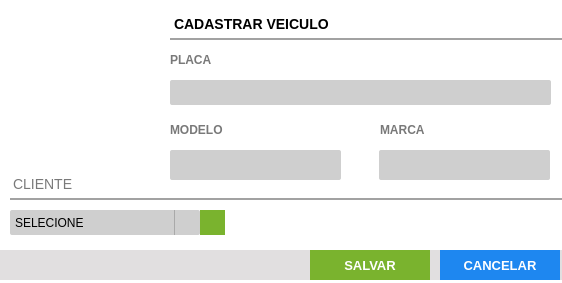
<?xml version="1.0" encoding="UTF-8"?>
<ui version="4.0">
 <class>ct_FormVeiculos</class>
 <widget class="QFrame" name="ct_FormVeiculos">
  <property name="windowModality">
   <enum>Qt::WindowModal</enum>
  </property>
  <property name="geometry">
   <rect>
    <x>0</x>
    <y>0</y>
    <width>562</width>
    <height>283</height>
   </rect>
  </property>
  <property name="maximumSize">
   <size>
    <width>662</width>
    <height>432</height>
   </size>
  </property>
  <property name="acceptDrops">
   <bool>false</bool>
  </property>
  <property name="windowTitle">
   <string>Cadastro de Veiculos</string>
  </property>
  <property name="frameShape">
   <enum>QFrame::StyledPanel</enum>
  </property>
  <property name="frameShadow">
   <enum>QFrame::Raised</enum>
  </property>
  <widget class="QFrame" name="fr_Form_Veiculos">
   <property name="geometry">
    <rect>
     <x>0</x>
     <y>0</y>
     <width>661</width>
     <height>321</height>
    </rect>
   </property>
   <property name="focusPolicy">
    <enum>Qt::StrongFocus</enum>
   </property>
   <property name="accessibleName">
    <string>Cadastro de Veiculos</string>
   </property>
   <property name="styleSheet">
    <string notr="true">background: #FFF;
border: none</string>
   </property>
   <widget class="QLabel" name="lb_FormProdutos">
    <property name="geometry">
     <rect>
      <x>170</x>
      <y>10</y>
      <width>780</width>
      <height>30</height>
     </rect>
    </property>
    <property name="styleSheet">
     <string notr="true">QLabel{
font-size: 14px;
font-family: &quot;Arial&quot;;
font-weight: bold;

border-bottom: 2px solid #A2A2A2
}</string>
    </property>
    <property name="text">
     <string>CADASTRAR VEICULO</string>
    </property>
   </widget>
   <widget class="QLabel" name="lb_FormProdutos_2">
    <property name="geometry">
     <rect>
      <x>170</x>
      <y>50</y>
      <width>150</width>
      <height>20</height>
     </rect>
    </property>
    <property name="styleSheet">
     <string notr="true">QLabel{
font-size: 12px;
font-family: &quot;Arial Unicode MS&quot;;
font-weight: bold;
color: #797979
}</string>
    </property>
    <property name="text">
     <string>PLACA</string>
    </property>
   </widget>
   <widget class="QLineEdit" name="tx_placa">
    <property name="geometry">
     <rect>
      <x>170</x>
      <y>80</y>
      <width>381</width>
      <height>25</height>
     </rect>
    </property>
    <property name="focusPolicy">
     <enum>Qt::WheelFocus</enum>
    </property>
    <property name="styleSheet">
     <string notr="true">QLineEdit{
background: #CFCFCF;
border-radius: 2px;
color: #000;
font: 13px &quot;Arial&quot; ;
text-transform: uppercase;
}
QLineEdit:Focus {
border: 1px solid red;
}</string>
    </property>
    <property name="inputMethodHints">
     <set>Qt::ImhNone</set>
    </property>
    <property name="placeholderText">
     <string/>
    </property>
   </widget>
   <widget class="QLabel" name="lb_FormProdutos_8">
    <property name="geometry">
     <rect>
      <x>10</x>
      <y>170</y>
      <width>960</width>
      <height>30</height>
     </rect>
    </property>
    <property name="styleSheet">
     <string notr="true">QLabel{
font-size: 14px;
font-family: &quot;Arial&quot;;
font-weight: normal;

border-bottom: 2px solid #A2A2A2;
color: #797979
}</string>
    </property>
    <property name="text">
     <string>CLIENTE</string>
    </property>
   </widget>
   <widget class="QFrame" name="fr_BotoesFormProdutos">
    <property name="geometry">
     <rect>
      <x>-100</x>
      <y>250</y>
      <width>1000</width>
      <height>30</height>
     </rect>
    </property>
    <property name="styleSheet">
     <string notr="true">background:#E1DFE0;
border: none;</string>
    </property>
    <widget class="QPushButton" name="bt_cancelar">
     <property name="geometry">
      <rect>
       <x>540</x>
       <y>0</y>
       <width>120</width>
       <height>30</height>
      </rect>
     </property>
     <property name="font">
      <font>
       <pointsize>10</pointsize>
       <weight>75</weight>
       <bold>true</bold>
      </font>
     </property>
     <property name="cursor">
      <cursorShape>PointingHandCursor</cursorShape>
     </property>
     <property name="focusPolicy">
      <enum>Qt::NoFocus</enum>
     </property>
     <property name="contextMenuPolicy">
      <enum>Qt::ActionsContextMenu</enum>
     </property>
     <property name="styleSheet">
      <string notr="true">QPushButton {
background-color: #1E87F0;
color: #FFF
 }
QPushButton:hover{
background-color: #40a286
}</string>
     </property>
     <property name="text">
      <string>CANCELAR</string>
     </property>
     <property name="iconSize">
      <size>
       <width>75</width>
       <height>35</height>
      </size>
     </property>
    </widget>
    <widget class="QPushButton" name="bt_salvar">
     <property name="geometry">
      <rect>
       <x>410</x>
       <y>0</y>
       <width>120</width>
       <height>30</height>
      </rect>
     </property>
     <property name="font">
      <font>
       <family>Tahoma</family>
       <pointsize>10</pointsize>
       <weight>75</weight>
       <bold>true</bold>
      </font>
     </property>
     <property name="cursor">
      <cursorShape>PointingHandCursor</cursorShape>
     </property>
     <property name="focusPolicy">
      <enum>Qt::NoFocus</enum>
     </property>
     <property name="contextMenuPolicy">
      <enum>Qt::ActionsContextMenu</enum>
     </property>
     <property name="styleSheet">
      <string notr="true">QPushButton {
background-color: #7AB32E;
color: #FFF
 }
QPushButton:hover{
background-color: #40a286
}</string>
     </property>
     <property name="text">
      <string>SALVAR</string>
     </property>
     <property name="iconSize">
      <size>
       <width>75</width>
       <height>35</height>
      </size>
     </property>
    </widget>
   </widget>
   <widget class="QLabel" name="lb_qtdeMin">
    <property name="geometry">
     <rect>
      <x>890</x>
      <y>350</y>
      <width>40</width>
      <height>35</height>
     </rect>
    </property>
    <property name="text">
     <string/>
    </property>
   </widget>
   <widget class="QLabel" name="label_2">
    <property name="geometry">
     <rect>
      <x>0</x>
      <y>50</y>
      <width>150</width>
      <height>71</height>
     </rect>
    </property>
    <property name="text">
     <string/>
    </property>
    <property name="pixmap">
     <pixmap>../Imagens/truck.png</pixmap>
    </property>
    <property name="alignment">
     <set>Qt::AlignCenter</set>
    </property>
   </widget>
   <widget class="QLineEdit" name="tx_PorcentagemVarejo">
    <property name="geometry">
     <rect>
      <x>170</x>
      <y>360</y>
      <width>60</width>
      <height>30</height>
     </rect>
    </property>
    <property name="focusPolicy">
     <enum>Qt::WheelFocus</enum>
    </property>
    <property name="styleSheet">
     <string notr="true">QLineEdit{
background: #FFF;
border-radius: 2px;
color: #7AB32E;
font: 20px &quot;Arial&quot; ;
font-weight: bold
}
QLineEdit:Focus {
border: 1px solid red;
}</string>
    </property>
    <property name="text">
     <string/>
    </property>
    <property name="alignment">
     <set>Qt::AlignRight|Qt::AlignTrailing|Qt::AlignVCenter</set>
    </property>
    <property name="readOnly">
     <bool>true</bool>
    </property>
   </widget>
   <widget class="QLabel" name="lb_FormProdutos_13">
    <property name="geometry">
     <rect>
      <x>170</x>
      <y>120</y>
      <width>150</width>
      <height>20</height>
     </rect>
    </property>
    <property name="styleSheet">
     <string notr="true">QLabel{
font-size: 12px;
font-family: &quot;Arial Unicode MS&quot;;
font-weight: bold;
color: #797979
}</string>
    </property>
    <property name="text">
     <string>MODELO</string>
    </property>
   </widget>
   <widget class="QLineEdit" name="tx_modelo">
    <property name="geometry">
     <rect>
      <x>170</x>
      <y>150</y>
      <width>171</width>
      <height>30</height>
     </rect>
    </property>
    <property name="focusPolicy">
     <enum>Qt::WheelFocus</enum>
    </property>
    <property name="styleSheet">
     <string notr="true">QLineEdit{
background: #CFCFCF;
border-radius: 2px;
color: #000;
font: 14px &quot;Arial&quot; ;
text-transform: uppercase;
}
QLineEdit:Focus {
border: 1px solid red;
}</string>
    </property>
    <property name="inputMethodHints">
     <set>Qt::ImhNone</set>
    </property>
    <property name="placeholderText">
     <string/>
    </property>
   </widget>
   <widget class="QLabel" name="lb_FormProdutos_14">
    <property name="geometry">
     <rect>
      <x>380</x>
      <y>120</y>
      <width>150</width>
      <height>20</height>
     </rect>
    </property>
    <property name="styleSheet">
     <string notr="true">QLabel{
font-size: 12px;
font-family: &quot;Arial Unicode MS&quot;;
font-weight: bold;
color: #797979
}</string>
    </property>
    <property name="text">
     <string>MARCA</string>
    </property>
   </widget>
   <widget class="QLineEdit" name="tx_marca">
    <property name="geometry">
     <rect>
      <x>379</x>
      <y>150</y>
      <width>171</width>
      <height>30</height>
     </rect>
    </property>
    <property name="focusPolicy">
     <enum>Qt::WheelFocus</enum>
    </property>
    <property name="styleSheet">
     <string notr="true">QLineEdit{
background: #CFCFCF;
border-radius: 2px;
color: #000;
font: 14px &quot;Arial&quot; ;
text-transform: uppercase;
}
QLineEdit:Focus {
border: 1px solid red;
}</string>
    </property>
    <property name="inputMethodHints">
     <set>Qt::ImhNone</set>
    </property>
    <property name="placeholderText">
     <string/>
    </property>
   </widget>
   <widget class="QComboBox" name="cb_cliente">
    <property name="geometry">
     <rect>
      <x>10</x>
      <y>210</y>
      <width>190</width>
      <height>25</height>
     </rect>
    </property>
    <property name="focusPolicy">
     <enum>Qt::StrongFocus</enum>
    </property>
    <property name="styleSheet">
     <string notr="true">QComboBox{
background: #CFCFCF;
border-radius: 2px;
color: #000;
font: 13px &quot;Arial&quot; ;
text-transform: uppercase
}
QComboBox:Focus {
border: 1px solid red;
}
 QComboBox::drop-down {
     subcontrol-origin: padding;
     subcontrol-position: top right;
     width: 25px;
     border-left-width: 1px;
     border-left-color: darkgray;
     border-left-style: solid; /* just a single line */
     border-top-right-radius: 3px; /* same radius as the QComboBox */
     border-bottom-right-radius: 3px;
 }
QComboBox::down-arrow {
     image: url(&quot;+self.resourcepath('Images/down.png')+&quot;);
 }
</string>
    </property>
    <item>
     <property name="text">
      <string>SELECIONE</string>
     </property>
    </item>
   </widget>
   <widget class="QPushButton" name="bt_add_cliente">
    <property name="geometry">
     <rect>
      <x>200</x>
      <y>210</y>
      <width>25</width>
      <height>25</height>
     </rect>
    </property>
    <property name="font">
     <font>
      <family>Arial</family>
      <pointsize>16</pointsize>
      <weight>75</weight>
      <bold>true</bold>
     </font>
    </property>
    <property name="styleSheet">
     <string notr="true">QPushButton{
background: #7AB32E;
color: #FFF
}
QPushButton:hover{
background-color: #40a286
}</string>
    </property>
    <property name="text">
     <string/>
    </property>
   </widget>
  </widget>
 </widget>
 <resources/>
 <connections/>
</ui>
